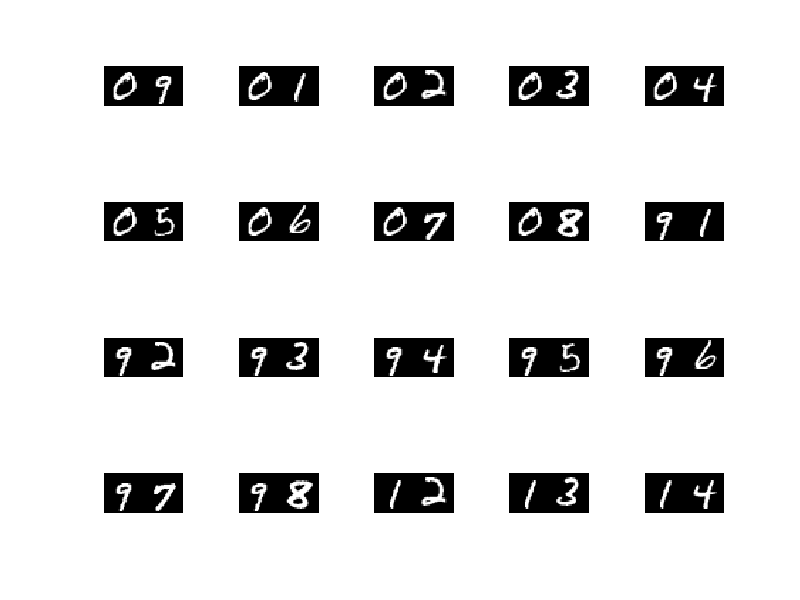
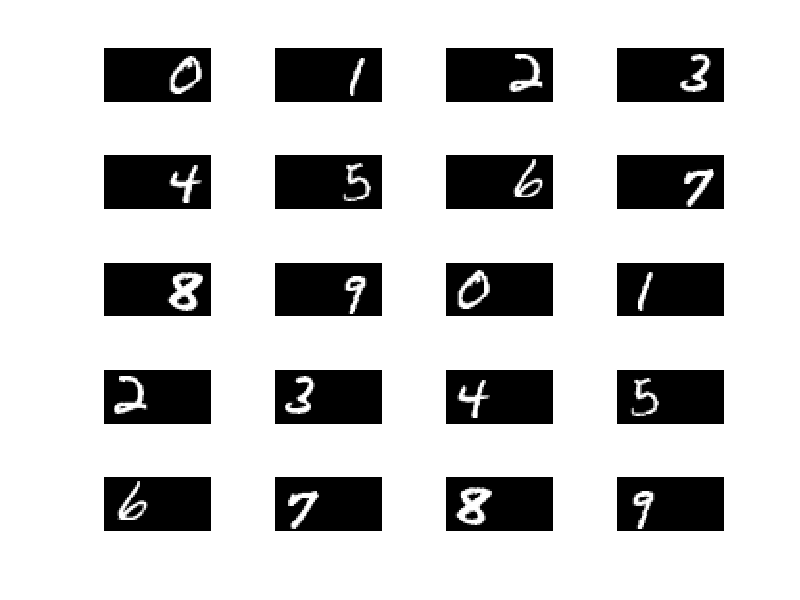
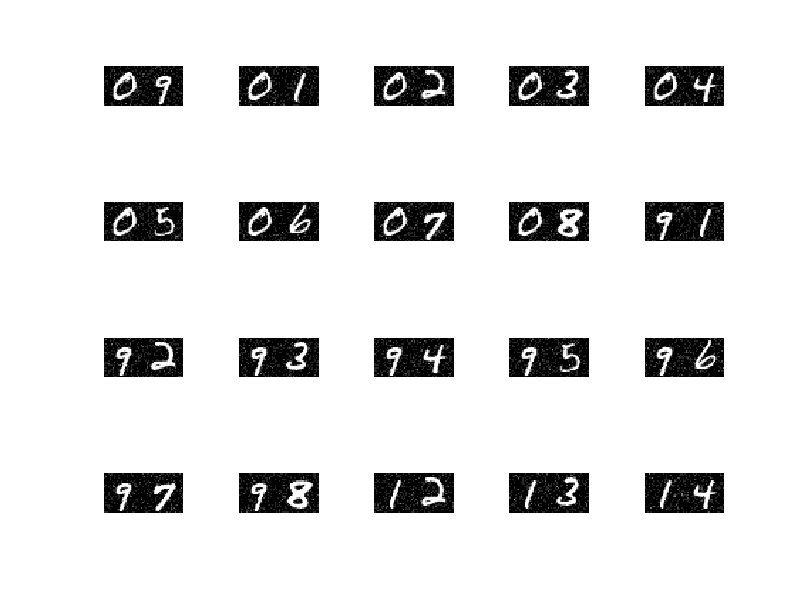

Write MATLAB code to recreate these figures, in order. (Note: this script raises an error after producing the figures.)
clc
close all
clear all

addpath 'nmflib/'

%% Load Data
load('Datasets/MNSIT_2digits_100.mat');
load('Datasets/Exact_20bases_MNSIT_2digits_100.mat');
X=X';

%% Show first 20 2-digit images
figure('Name','first 20 2-digit images')
for i=1:20
%     print i
    fprintf('%d. Hello world!\n', i);
%     size(X(i,:))  % 1568 numbers
% %     two_digits = reshape(X(i,:),[],56);
%     size(two_digits)
%     imshow(two_digits)
    subplot(4,5,i)
%     H11(i,:) = mat2gray(X(i,:));
%     imshow((reshape(H11(i,:),[],56)));
    imshow((reshape(X(i,:),[],56)));
end
% return


%%--plot optimized H first
figure('Name','optimized Hopt')
for i=1:20
    subplot(5,4,i)
     cur_row = mat2gray(Hopt(i,:));
     imshow((reshape(cur_row,[],56)));
end

%% Create noisy data
A=[];
sigma=0.25;
for l=1:10
%     X1=X+sigma*abs(randn(size(X)));  %--Absolute Gaussian noise
   X1=X+mat2gray(poissrnd(sigma,size(X))); %--Poisson Noise
    A=[A;X1];
end

%% Check what it looks like after adding noise
figure('Name','after adding noise')
for i=1:20
%     print i
    fprintf('%d. Hello world!\n', i);
%     size(X(i,:))  % 1568 numbers
% %     two_digits = reshape(X(i,:),[],56);
%     size(two_digits)
%     imshow(two_digits)
    subplot(4,5,i)
%     H11(i,:) = mat2gray(X(i,:));
%     imshow((reshape(H11(i,:),[],56)));
    imshow((reshape(A(i,:),[],56)));
end
% return

%% UoI_NMF
%--Parameters
params.k = 20;       % Rank k of the factorization
params.B1 = 20;     % number of bootstrap samples for selection
params.B2 = 10;     % number of bootstrap samples for bagging (estimation)

params.epsilon = 0.3; % Density parameter in DBSCAN
params.MinPts =  params.B1/4; %Minimum points in a cluster

[output1] =  UoINMF_KL_DBcluster(A,params);

%[mdlstrct] = basicNMF_KL_UoI_corrthres_new(A,maxk,0.92);
W1=output1.W;
H1=output1.H;
k=size(H1,1);

%%--plot calculated H first
figure('Name','H1')
for i=1:20
    subplot(5,4,i)
     cur_row = mat2gray(H1(i,:));
     imshow((reshape(cur_row,[],56)));
end

%% Evaluation
%--- calculate nonzeros and errors
nnzW1 = median(sum(abs(W1)>1.0,2));
nnzH1 = median(sum(abs(H1)>0.05,2));

Aest=W1*H1;
figure('Name','A matrix')
title('A')

for i=1:20
%     print i
    fprintf('%d. Hello world!\n', i);
%     size(X(i,:))  % 1568 numbers
% %     two_digits = reshape(X(i,:),[],56);
%     size(two_digits)
%     imshow(two_digits)
    subplot(4,5,i)
%     H11(i,:) = mat2gray(X(i,:));
%     imshow((reshape(H11(i,:),[],56)));
    imshow((reshape(A(i,:),[],56)));
end

figure('Name','Aest matrix')
title('Aest')

for i=1:20
%     print i
    fprintf('%d. Hello world!\n', i);
%     size(X(i,:))  % 1568 numbers
% %     two_digits = reshape(X(i,:),[],56);
%     size(two_digits)
%     imshow(two_digits)
    subplot(4,5,i)
%     H11(i,:) = mat2gray(X(i,:));
%     imshow((reshape(H11(i,:),[],56)));
    imshow((reshape(Aest(i,:),[],56)));
end

%%--plot basis and bases quality
figure('Name','plot basis and bases quality, H1')
for i=1:20
    subplot(5,4,i)
%     cur_row = mat2gray(H1(i,:));
    H11(i,:)=mat2gray(H1(i,:));
    imshow((reshape(H11(i,:),[],56)));
end
%%-- Correlation with the exact bases
C1 = normc(H11*Hopt');
[corr1,id1] = max(C1,[],2);

Hl1 = []; j1 = [];
for j=1:k
    i1=find(id1==j);
    if numel(i1)==0
        j1=[j1;j];
        continue;
    elseif numel(i1)==1
        rms1(j,1)=mean((H11(i1,:)-Hopt(j,:)).^2,2);
    else
        [~,i2]=max(corr1(i1));
        rms1(j,1)=mean((H11(i1(i2),:)-Hopt(j,:)).^2,2);
        Hl1=[Hl1;H11(setdiff(i1,i1(i2)),:)];
    end
end


figure('Name','# Correlation between exact and learned bases')
plot(sort(abs(corr1)),'r*-')
legend('UoI-NMF')
xlabel('Bases')
ylabel('Correlation with exact bases')
title('Correlation between exact and learned bases')
%
%
figure('Name','# Mean Squared Error between exact and learned bases')
plot(sort(rms1),'r*-')
legend('UoI-NMF')
xlabel('Bases')
ylabel('Mean Squared Error')
title('Mean Squared Error between exact and learned bases')

%---- Error calculation

 eer1=norm(A-Aest,'fro'); %% reconstruction error with noisy data


  for l=1:size(X)
            Wnew1(l,:)= lsqnonneg(H1',X(l,:)')';
  end

er1=norm(X-Wnew1*H1,'fro');  %% reconstruction error with original data


%% Visualization
% [n,d]=size(A);
% r=randperm(n);
% % W1=mdlstrct.opt.Wopt;
% figure()
% l1=0;
% for l=1:5
%     for i=1:4
%      subplot(5,16,i+l1)
%     imshow((reshape(H1(i+l1/4,:),[],56)));
%      subplot(5,16,i+l1+4)
%     image(imcomplement(mat2gray(reshape((abs(W1(r(i+l1/4),:))>5.01),4,[])))','CDataMapping','scaled');
%     subplot(5,16,i+l1+8)
%     imshow(mat2gray(reshape(A(r(i+l1/4),:),[],56)));
%      subplot(5,16,i+l1+12)
%     imshow((reshape(A(r(i+l1/4),:),[],56)));
%     end
%     l1=l1+16;
% end
% set(gca,'LooseInset',get(gca,'TightInset'));
